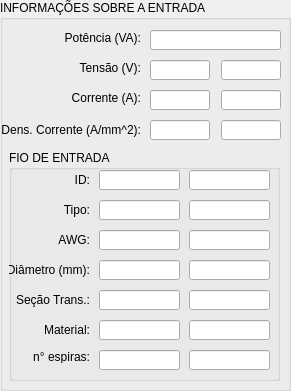
  <widget class="QGroupBox" name="groupBox_Input">
   <property name="geometry">
    <rect>
     <x>10</x>
     <y>390</y>
     <width>291</width>
     <height>391</height>
    </rect>
   </property>
   <property name="title">
    <string>INFORMAÇÕES SOBRE A ENTRADA</string>
   </property>
   <widget class="QLabel" name="label_currentInput">
    <property name="geometry">
     <rect>
      <x>60</x>
      <y>90</y>
      <width>81</width>
      <height>16</height>
     </rect>
    </property>
    <property name="text">
     <string>Corrente (A):</string>
    </property>
    <property name="alignment">
     <set>Qt::AlignRight|Qt::AlignTrailing|Qt::AlignVCenter</set>
    </property>
   </widget>
   <widget class="QLineEdit" name="lineEdit_voltageInput_1">
    <property name="geometry">
     <rect>
      <x>150</x>
      <y>60</y>
      <width>60</width>
      <height>20</height>
     </rect>
    </property>
    <property name="styleSheet">
     <string notr="true"/>
    </property>
    <property name="text">
     <string/>
    </property>
   </widget>
   <widget class="QLabel" name="label_powerInput">
    <property name="geometry">
     <rect>
      <x>60</x>
      <y>30</y>
      <width>81</width>
      <height>16</height>
     </rect>
    </property>
    <property name="text">
     <string>Potência (VA):</string>
    </property>
    <property name="alignment">
     <set>Qt::AlignRight|Qt::AlignTrailing|Qt::AlignVCenter</set>
    </property>
   </widget>
   <widget class="QLabel" name="label_voltageInput">
    <property name="geometry">
     <rect>
      <x>60</x>
      <y>60</y>
      <width>81</width>
      <height>16</height>
     </rect>
    </property>
    <property name="text">
     <string>Tensão (V):</string>
    </property>
    <property name="alignment">
     <set>Qt::AlignRight|Qt::AlignTrailing|Qt::AlignVCenter</set>
    </property>
   </widget>
   <widget class="QLineEdit" name="lineEdit_powerInput">
    <property name="geometry">
     <rect>
      <x>150</x>
      <y>30</y>
      <width>131</width>
      <height>20</height>
     </rect>
    </property>
   </widget>
   <widget class="QLineEdit" name="lineEdit_currentInput_1">
    <property name="geometry">
     <rect>
      <x>150</x>
      <y>90</y>
      <width>60</width>
      <height>20</height>
     </rect>
    </property>
   </widget>
   <widget class="QLineEdit" name="lineEdit_densityCurrentInput_1">
    <property name="geometry">
     <rect>
      <x>150</x>
      <y>120</y>
      <width>60</width>
      <height>20</height>
     </rect>
    </property>
   </widget>
   <widget class="QLabel" name="label_densityCurrentInput">
    <property name="geometry">
     <rect>
      <x>0</x>
      <y>120</y>
      <width>141</width>
      <height>20</height>
     </rect>
    </property>
    <property name="text">
     <string>Dens. Corrente (A/mm^2):</string>
    </property>
    <property name="alignment">
     <set>Qt::AlignRight|Qt::AlignTrailing|Qt::AlignVCenter</set>
    </property>
   </widget>
   <widget class="QGroupBox" name="groupBox_InputWire">
    <property name="geometry">
     <rect>
      <x>9</x>
      <y>150</y>
      <width>271</width>
      <height>231</height>
     </rect>
    </property>
    <property name="title">
     <string>FIO DE ENTRADA</string>
    </property>
    <widget class="QLineEdit" name="lineEdit_wireMaterialInput_1">
     <property name="geometry">
      <rect>
       <x>90</x>
       <y>170</y>
       <width>81</width>
       <height>20</height>
      </rect>
     </property>
     <property name="text">
      <string/>
     </property>
    </widget>
    <widget class="QLabel" name="label_wireIDInput">
     <property name="geometry">
      <rect>
       <x>0</x>
       <y>20</y>
       <width>81</width>
       <height>20</height>
      </rect>
     </property>
     <property name="text">
      <string>ID:</string>
     </property>
     <property name="alignment">
      <set>Qt::AlignRight|Qt::AlignTrailing|Qt::AlignVCenter</set>
     </property>
    </widget>
    <widget class="QLineEdit" name="lineEdit_wireIDInput_1">
     <property name="geometry">
      <rect>
       <x>90</x>
       <y>20</y>
       <width>81</width>
       <height>20</height>
      </rect>
     </property>
    </widget>
    <widget class="QLabel" name="label_wireAWGInput">
     <property name="geometry">
      <rect>
       <x>0</x>
       <y>80</y>
       <width>81</width>
       <height>20</height>
      </rect>
     </property>
     <property name="text">
      <string>AWG:</string>
     </property>
     <property name="alignment">
      <set>Qt::AlignRight|Qt::AlignTrailing|Qt::AlignVCenter</set>
     </property>
    </widget>
    <widget class="QLabel" name="label_wireAreaInput">
     <property name="geometry">
      <rect>
       <x>-20</x>
       <y>140</y>
       <width>101</width>
       <height>20</height>
      </rect>
     </property>
     <property name="text">
      <string>Seção Trans.:</string>
     </property>
     <property name="alignment">
      <set>Qt::AlignRight|Qt::AlignTrailing|Qt::AlignVCenter</set>
     </property>
    </widget>
    <widget class="QLineEdit" name="lineEdit_wireAWGInput_1">
     <property name="geometry">
      <rect>
       <x>90</x>
       <y>80</y>
       <width>81</width>
       <height>20</height>
      </rect>
     </property>
     <property name="text">
      <string/>
     </property>
    </widget>
    <widget class="QLabel" name="label_wireMaterialInput">
     <property name="geometry">
      <rect>
       <x>0</x>
       <y>170</y>
       <width>81</width>
       <height>20</height>
      </rect>
     </property>
     <property name="text">
      <string>Material:</string>
     </property>
     <property name="alignment">
      <set>Qt::AlignRight|Qt::AlignTrailing|Qt::AlignVCenter</set>
     </property>
    </widget>
    <widget class="QLabel" name="label_wireTypeInput">
     <property name="geometry">
      <rect>
       <x>0</x>
       <y>50</y>
       <width>81</width>
       <height>20</height>
      </rect>
     </property>
     <property name="text">
      <string>Tipo:</string>
     </property>
     <property name="alignment">
      <set>Qt::AlignRight|Qt::AlignTrailing|Qt::AlignVCenter</set>
     </property>
    </widget>
    <widget class="QLabel" name="label_wireDiameterInput">
     <property name="geometry">
      <rect>
       <x>0</x>
       <y>110</y>
       <width>81</width>
       <height>20</height>
      </rect>
     </property>
     <property name="text">
      <string>Diâmetro (mm):</string>
     </property>
     <property name="alignment">
      <set>Qt::AlignRight|Qt::AlignTrailing|Qt::AlignVCenter</set>
     </property>
    </widget>
    <widget class="QLineEdit" name="lineEdit_wireDiameterInput_1">
     <property name="geometry">
      <rect>
       <x>90</x>
       <y>110</y>
       <width>81</width>
       <height>20</height>
      </rect>
     </property>
     <property name="text">
      <string/>
     </property>
    </widget>
    <widget class="QLineEdit" name="lineEdit_wireAreaInput_1">
     <property name="geometry">
      <rect>
       <x>90</x>
       <y>140</y>
       <width>81</width>
       <height>20</height>
      </rect>
     </property>
     <property name="text">
      <string/>
     </property>
    </widget>
    <widget class="QLabel" name="label_turnsIN">
     <property name="geometry">
      <rect>
       <x>0</x>
       <y>200</y>
       <width>81</width>
       <height>13</height>
      </rect>
     </property>
     <property name="text">
      <string>n° espiras:</string>
     </property>
     <property name="alignment">
      <set>Qt::AlignRight|Qt::AlignTrailing|Qt::AlignVCenter</set>
     </property>
    </widget>
    <widget class="QLineEdit" name="lineEdit_turnsIN_1">
     <property name="geometry">
      <rect>
       <x>90</x>
       <y>200</y>
       <width>81</width>
       <height>20</height>
      </rect>
     </property>
    </widget>
    <widget class="QLineEdit" name="lineEdit_wireIDInput_2">
     <property name="enabled">
      <bool>true</bool>
     </property>
     <property name="geometry">
      <rect>
       <x>180</x>
       <y>20</y>
       <width>81</width>
       <height>20</height>
      </rect>
     </property>
     <property name="readOnly">
      <bool>false</bool>
     </property>
    </widget>
    <widget class="QLineEdit" name="lineEdit_wireAWGInput_2">
     <property name="enabled">
      <bool>true</bool>
     </property>
     <property name="geometry">
      <rect>
       <x>180</x>
       <y>80</y>
       <width>81</width>
       <height>20</height>
      </rect>
     </property>
     <property name="text">
      <string/>
     </property>
     <property name="readOnly">
      <bool>false</bool>
     </property>
    </widget>
    <widget class="QLineEdit" name="lineEdit_wireDiameterInput_2">
     <property name="enabled">
      <bool>true</bool>
     </property>
     <property name="geometry">
      <rect>
       <x>180</x>
       <y>110</y>
       <width>81</width>
       <height>20</height>
      </rect>
     </property>
     <property name="text">
      <string/>
     </property>
     <property name="readOnly">
      <bool>false</bool>
     </property>
    </widget>
    <widget class="QLineEdit" name="lineEdit_wireAreaInput_2">
     <property name="enabled">
      <bool>true</bool>
     </property>
     <property name="geometry">
      <rect>
       <x>180</x>
       <y>140</y>
       <width>81</width>
       <height>20</height>
      </rect>
     </property>
     <property name="text">
      <string/>
     </property>
     <property name="readOnly">
      <bool>false</bool>
     </property>
    </widget>
    <widget class="QLineEdit" name="lineEdit_wireMaterialInput_2">
     <property name="enabled">
      <bool>true</bool>
     </property>
     <property name="geometry">
      <rect>
       <x>180</x>
       <y>170</y>
       <width>81</width>
       <height>20</height>
      </rect>
     </property>
     <property name="text">
      <string/>
     </property>
     <property name="readOnly">
      <bool>false</bool>
     </property>
    </widget>
    <widget class="QLineEdit" name="lineEdit_turnsIN_2">
     <property name="enabled">
      <bool>true</bool>
     </property>
     <property name="geometry">
      <rect>
       <x>180</x>
       <y>200</y>
       <width>81</width>
       <height>20</height>
      </rect>
     </property>
     <property name="readOnly">
      <bool>false</bool>
     </property>
    </widget>
    <widget class="QLineEdit" name="lineEdit_wireTypeInput_1">
     <property name="geometry">
      <rect>
       <x>90</x>
       <y>50</y>
       <width>81</width>
       <height>20</height>
      </rect>
     </property>
    </widget>
    <widget class="QLineEdit" name="lineEdit_wireTypeInput_2">
     <property name="enabled">
      <bool>true</bool>
     </property>
     <property name="geometry">
      <rect>
       <x>180</x>
       <y>50</y>
       <width>81</width>
       <height>20</height>
      </rect>
     </property>
    </widget>
   </widget>
   <widget class="QLineEdit" name="lineEdit_voltageInput_2">
    <property name="enabled">
     <bool>true</bool>
    </property>
    <property name="geometry">
     <rect>
      <x>221</x>
      <y>60</y>
      <width>60</width>
      <height>20</height>
     </rect>
    </property>
    <property name="styleSheet">
     <string notr="true"/>
    </property>
    <property name="text">
     <string/>
    </property>
    <property name="readOnly">
     <bool>false</bool>
    </property>
   </widget>
   <widget class="QLineEdit" name="lineEdit_currentInput_2">
    <property name="enabled">
     <bool>true</bool>
    </property>
    <property name="geometry">
     <rect>
      <x>221</x>
      <y>90</y>
      <width>60</width>
      <height>20</height>
     </rect>
    </property>
    <property name="readOnly">
     <bool>false</bool>
    </property>
   </widget>
   <widget class="QLineEdit" name="lineEdit_densityCurrentInput_2">
    <property name="enabled">
     <bool>true</bool>
    </property>
    <property name="geometry">
     <rect>
      <x>221</x>
      <y>120</y>
      <width>60</width>
      <height>20</height>
     </rect>
    </property>
    <property name="readOnly">
     <bool>false</bool>
    </property>
   </widget>
  </widget>
